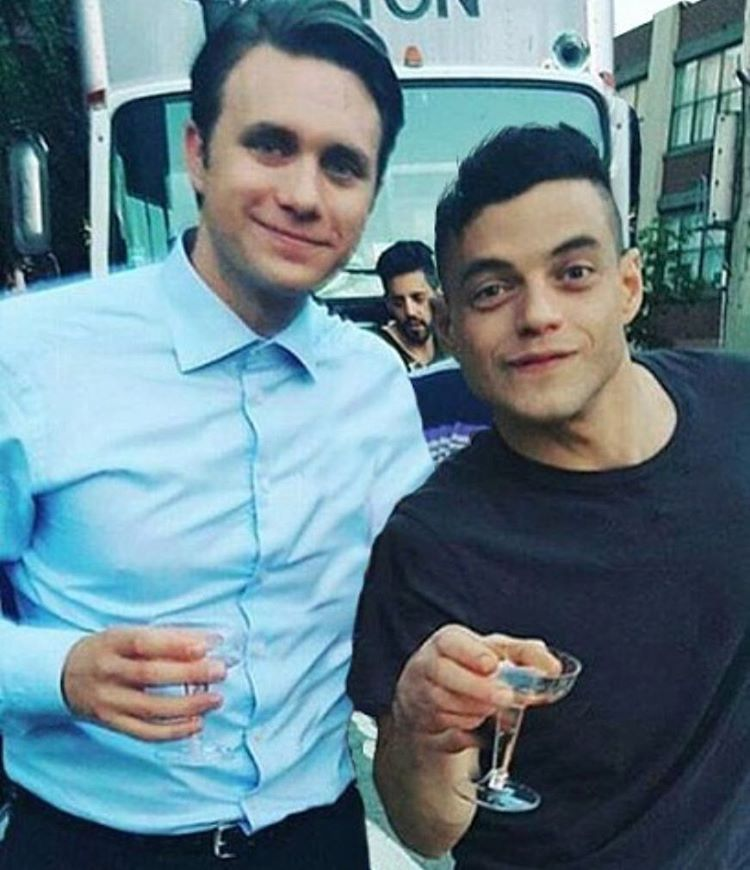
#> input picture face rcognition/image.jpg, 750 x 870 px
$ python face_detector.py
#> lines starting #> are read from the running program, lines starting #| are printed output that depends on the picture; after the words box and inside, x2 and y2 are one past the last pixel; in counts of white or black regions, pixels touching at a corner belong together
import cv2

#Now creates an OpenCV image
image = cv2.imread("image.jpg")#cv2.imdecode(buff, 1)
#> image is the input picture: shape (870, 750, 3); mean B, G, R 135.7, 125.8, 101.4

#Load a cascade file for detecting faces
face_cascade = cv2.CascadeClassifier('faces.xml')

#Convert to grayscale
gray = cv2.cvtColor(image,cv2.COLOR_BGR2GRAY)
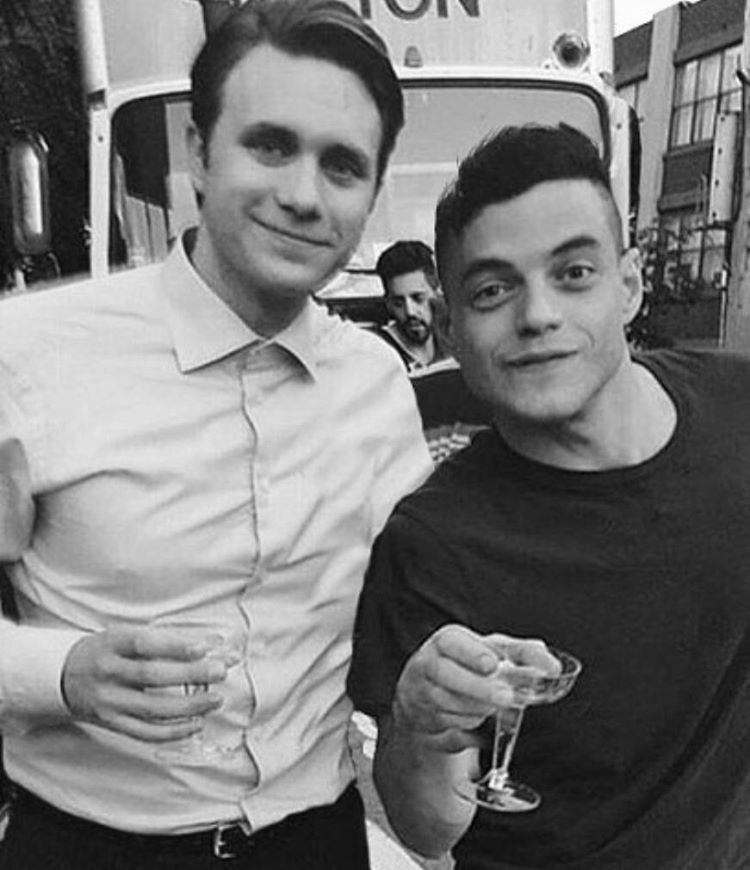
#> gray: shape (870, 750); min 0, max 255, mean 119.7

#Look for faces in the image using the loaded cascade file
faces = face_cascade.detectMultiScale(gray, 1.1, 5)
#> faces = [[187, 67, 226, 226], [424, 187, 229, 229]]

print("Found "+str(len(faces))+" face(s)")
#| Found 2 face(s)

#Draw a rectangle around every found face
for (x,y,w,h) in faces:
    cv2.rectangle(image,(x,y),(x+w,y+h),(255,255,0),2)
#> this loop made 2 passes
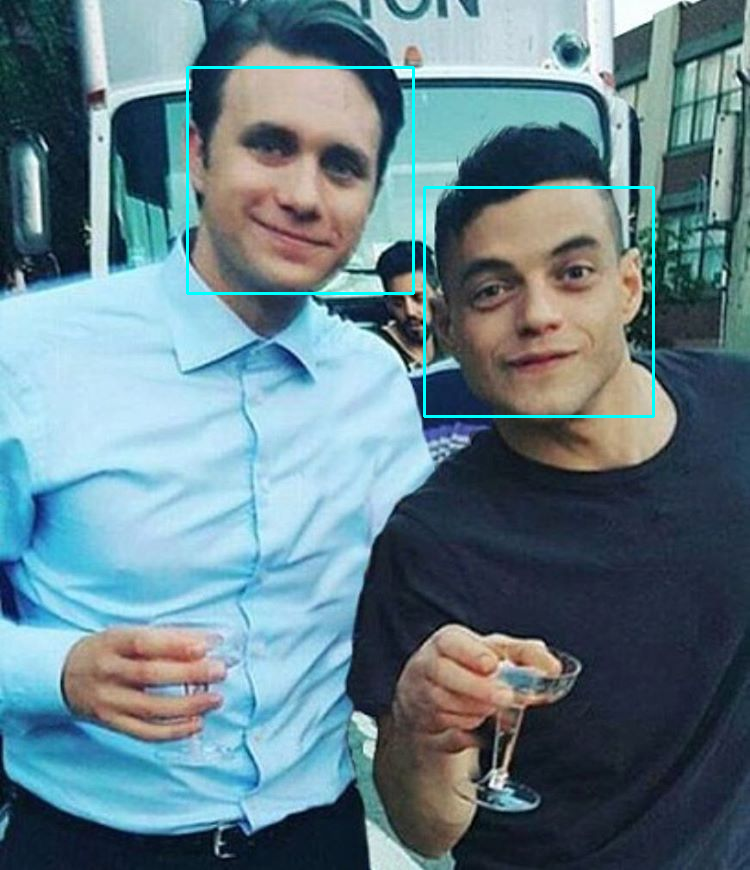
#> image: shape (870, 750, 3); 0.84% of pixels changed, all inside (x1, y1, x2, y2) = (186, 66, 655, 418)


#Save the result image
cv2.imwrite('result.jpg',image)

#show image
cv2.imshow("image",image)
